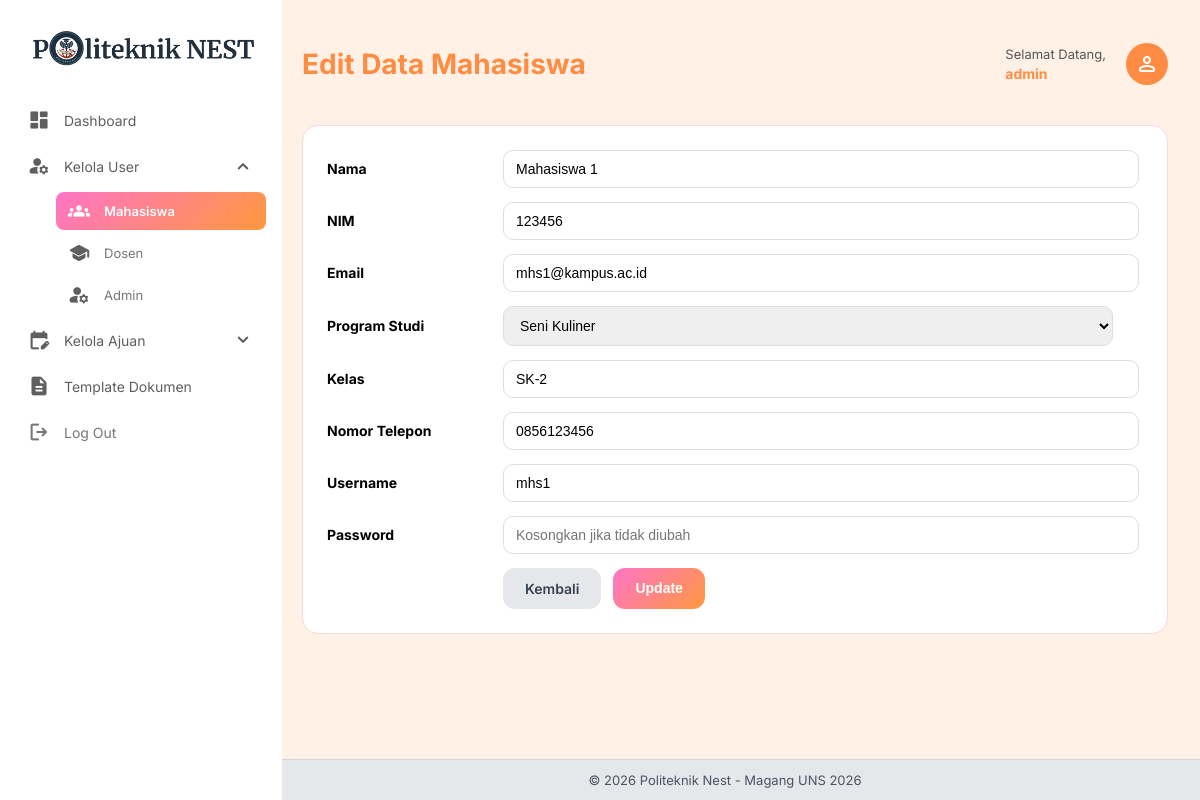
/admin/mahasiswa/edit.php?id=1 (signed in), run on the app's committed database.
### tables this page shows
CREATE TABLE `mahasiswa` (
  `id` int NOT NULL,
  `nim` varchar(20) NOT NULL,
  `username` varchar(50) NOT NULL,
  `password` varchar(255) NOT NULL,
  `nama` varchar(100) NOT NULL,
  `email` varchar(100) DEFAULT NULL,
  `prodi` varchar(50) DEFAULT NULL,
  `kelas` varchar(20) DEFAULT NULL,
  `nomor_telepon` varchar(25) NOT NULL,
  `created_at` timestamp NULL DEFAULT CURRENT_TIMESTAMP
);

### admin/mahasiswa/edit.php (the view, shortened to what this page needs)
<?php
require "../../config/connection.php";
$username = $_SESSION['user']['username'];
$id = $_GET['id'];
$stmt = $pdo->prepare("SELECT * FROM mahasiswa WHERE id = ?");
$stmt->execute([$id]);
$mahasiswa = $stmt->fetch();
?>
<!DOCTYPE html>
<html lang="id">
<head>
</head>
<body>
<?php include "../sidebar.php"; ?>
<div class="main-content">
    <div class="topbar">
        <h1>Edit Data Mahasiswa</h1>
        <div class="admin-info">
            <div class="admin-text">
                <span>Selamat Datang,</span><br>
                <b><?= htmlspecialchars($username) ?></b>
            </div>
            <div class="avatar">
                <span class="material-symbols-rounded" style="color:#fff">person</span>
            </div>
        </div>
    </div>
    <div class="form-card">
        <form method="POST">
            <div class="form-group">
                <label>Nama</label>
                <input type="text" name="nama" value="<?= htmlspecialchars($mahasiswa['nama']) ?>" required>
            </div>
            <div class="form-group">
                <label>NIM</label>
                <input type="text" name="nim" value="<?= htmlspecialchars($mahasiswa['nim']) ?>" required>
            </div>
            <div class="form-group">
                <label>Email</label>
                <input type="email" name="email" value="<?= htmlspecialchars($mahasiswa['email']) ?>">
            </div>
            <div class="form-group">
                <label>Program Studi</label>
                <select name="prodi">
                    <option value="Seni Kuliner" <?= $mahasiswa['prodi']=='Seni Kuliner'?'selected':'' ?>>Seni Kuliner</option>
                </select>
            </div>
            <div class="form-group">
                <label>Kelas</label>
                <input type="text" name="kelas" value="<?= htmlspecialchars($mahasiswa['kelas']) ?>">
            </div>
            <div class="form-group">
                <label>Nomor Telepon</label>
                <input type="text" name="nomor_telepon" value="<?= htmlspecialchars($mahasiswa['nomor_telepon']) ?>">
            </div>
            <div class="form-group">
                <label>Username</label>
                <input type="text" name="username" value="<?= htmlspecialchars($mahasiswa['username']) ?>" required>
            </div>
            <div class="form-group">
                <label>Password</label>
                <input type="password" name="password" placeholder="Kosongkan jika tidak diubah">
            </div>
            <div class="form-actions">
                <a href="index.php" class="btn secondary">Kembali</a>
                <button type="submit" class="btn">Update</button>
            </div>
        </form>
    </div>
</div>
</body>
</html>

### admin/mahasiswa/edit.php (style rules this page uses)
.topbar { display:flex; justify-content:space-between; align-items:center; margin-bottom:25px }
.topbar h1 { color:#ff8c42; font-size:28px }
.admin-info { display:flex; align-items:left; gap:20px }
.admin-text span { font-size:13px; color:#555 }
.admin-text b { color:#ff8c42; font-size:14px }
.avatar { width:42px; height:42px; background:#ff8c42; border-radius:50%; display:flex; align-items:center; justify-content:center; }
.form-card { background: #fff; padding: 24px; border-radius: 16px; border: 1px solid #f1dcdc; }
.form-group { display: grid; grid-template-columns: 160px 1fr; align-items: center; gap: 16px; margin-bottom: 14px; padding-right: 30px; }
label { font-weight: 700; font-size: 14px; }
input, select { width: 100%; padding: 10px 12px; border-radius: 10px; border: 1px solid #ddd; font-size: 14px; }
.form-actions { display: flex; gap: 12px; margin-left: 176px; }
.btn { background: linear-gradient(135deg, #FF74C7, #FF983D); color: #fff; border: none; padding: 12px 22px; border-radius: 12px; font-weight: 600; cursor: pointer; text-decoration: none; font-size: 14px; }
.btn.secondary { background: #e5e7eb; color: #374151; }

### admin/sidebar.php (style rules this page uses)
:root { --pink: #FF74C7; --orange: #FF983D; --gradient: linear-gradient(135deg, #FF74C7, #FF983D); }
body { background-color: #FFF1E5; font-family: 'Inter', sans-serif !important; margin: 0; }
.main-content { margin-left: 270px; padding: 28px 32px; margin-bottom: 60px; }

### admin/footer.php (style rules this page uses)
:root { --pink: #FF74C7; --orange: #FF983D; --gradient: linear-gradient(135deg, #FF74C7, #FF983D); }

### data on the page
mahasiswa: nama "Mahasiswa 1", nim "123456", email "mhs1@kampus.ac.id", prodi "Seni Kuliner", kelas "SK-2", nomor_telepon "0856123456", username "mhs1"

### other printed values
$username "admin"
